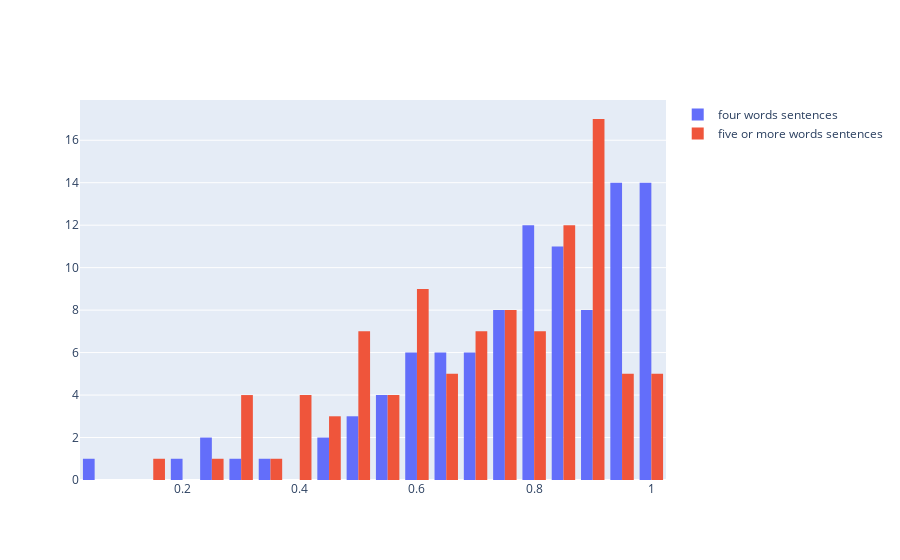

The code cell stored with this chart in its notebook:
### Code cell
fig = go.Figure()

fig.add_trace(go.Histogram(histfunc="count", y=percentages_four, x=percentages_four, name="four words sentences"))

fig.add_trace(go.Histogram(histfunc="count", y=percentages_five, x=percentages_five, name="five or more words sentences"))
fig.show()
